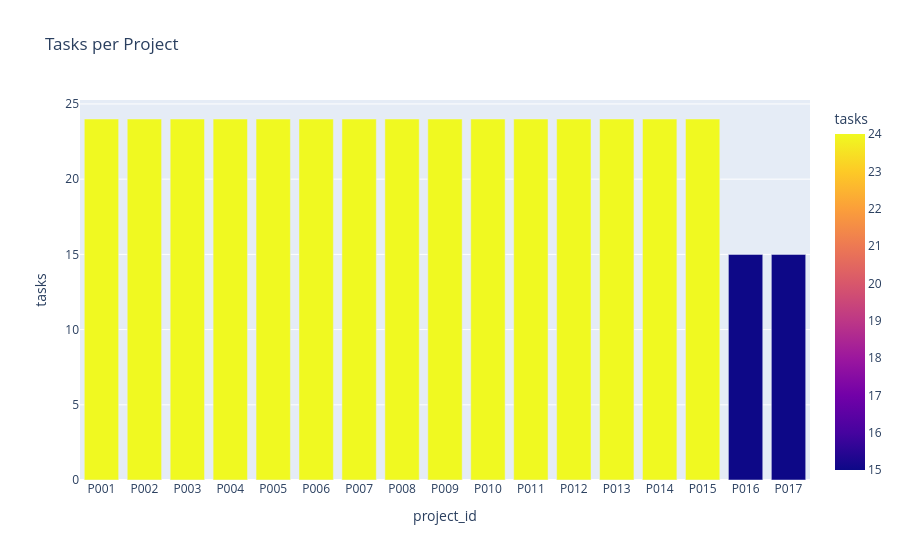

The notebook cell saved with this chart:
### Code cell
fig = px.bar(

    progress,

    x="project_id",

    y="tasks",

    color="tasks",

    title="Tasks per Project"

)

fig.show()

### Figure 1 — Plotly figure (JSON) as saved in the notebook; plotly's stock layout.template omitted (floating-point values rounded to 4 significant figures)
{"data": [{"hovertemplate": "project_id=%{x}<br>tasks=%{marker.color}<extra></extra>", "legendgroup": "", "marker": {"color": [24, 24, 24, 24, 24, 24, 24, 24, 24, 24, 24, 24, 24, 24, 24, 15, 15], "coloraxis": "coloraxis", "pattern": {"shape": ""}}, "name": "", "orientation": "v", "showlegend": false, "textposition": "auto", "type": "bar", "x": ["P001", "P002", "P003", "P004", "P005", "P006", "P007", "P008", "P009", "P010", "P011", "P012", "P013", "P014", "P015", "P016", "P017"], "xaxis": "x", "y": [24, 24, 24, 24, 24, 24, 24, 24, 24, 24, 24, 24, 24, 24, 24, 15, 15], "yaxis": "y"}], "layout": {"barmode": "relative", "coloraxis": {"colorbar": {"title": {"text": "tasks"}}, "colorscale": [[0, "#0d0887"], [0.1111, "#46039f"], [0.2222, "#7201a8"], [0.3333, "#9c179e"], [0.4444, "#bd3786"], [0.5556, "#d8576b"], [0.6667, "#ed7953"], [0.7778, "#fb9f3a"], [0.8889, "#fdca26"], [1, "#f0f921"]]}, "legend": {"tracegroupgap": 0}, "title": {"text": "Tasks per Project"}, "xaxis": {"anchor": "y", "domain": [0, 1], "title": {"text": "project_id"}}, "yaxis": {"anchor": "x", "domain": [0, 1], "title": {"text": "tasks"}}}}
